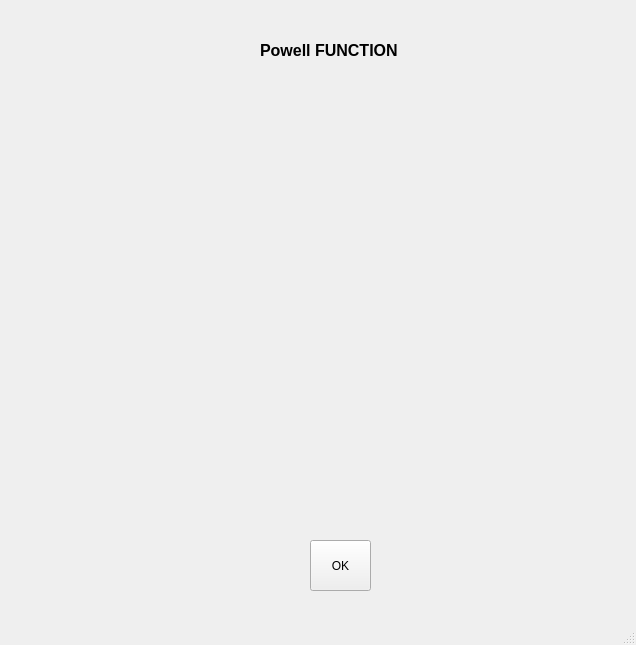
<?xml version="1.0" encoding="UTF-8"?>
<ui version="4.0">
 <class>MainWindow</class>
 <widget class="QMainWindow" name="MainWindow">
  <property name="geometry">
   <rect>
    <x>0</x>
    <y>0</y>
    <width>636</width>
    <height>645</height>
   </rect>
  </property>
  <property name="windowTitle">
   <string>MainWindow</string>
  </property>
  <widget class="QWidget" name="centralwidget">
   <widget class="QPushButton" name="okButton">
    <property name="geometry">
     <rect>
      <x>310</x>
      <y>540</y>
      <width>61</width>
      <height>51</height>
     </rect>
    </property>
    <property name="text">
     <string>OK</string>
    </property>
   </widget>
   <widget class="QLabel" name="label">
    <property name="geometry">
     <rect>
      <x>260</x>
      <y>40</y>
      <width>211</width>
      <height>21</height>
     </rect>
    </property>
    <property name="font">
     <font>
      <pointsize>12</pointsize>
      <weight>75</weight>
      <bold>true</bold>
     </font>
    </property>
    <property name="text">
     <string>Powell FUNCTION</string>
    </property>
   </widget>
   <widget class="QLabel" name="label_2">
    <property name="geometry">
     <rect>
      <x>50</x>
      <y>80</y>
      <width>541</width>
      <height>451</height>
     </rect>
    </property>
    <property name="text">
     <string/>
    </property>
    <property name="pixmap">
     <pixmap>images/powell.png</pixmap>
    </property>
    <property name="scaledContents">
     <bool>true</bool>
    </property>
   </widget>
  </widget>
  <widget class="QMenuBar" name="menubar">
   <property name="geometry">
    <rect>
     <x>0</x>
     <y>0</y>
     <width>636</width>
     <height>21</height>
    </rect>
   </property>
  </widget>
  <widget class="QStatusBar" name="statusbar"/>
 </widget>
 <resources>
  <include location="ImageResources.qrc"/>
 </resources>
 <connections/>
</ui>
